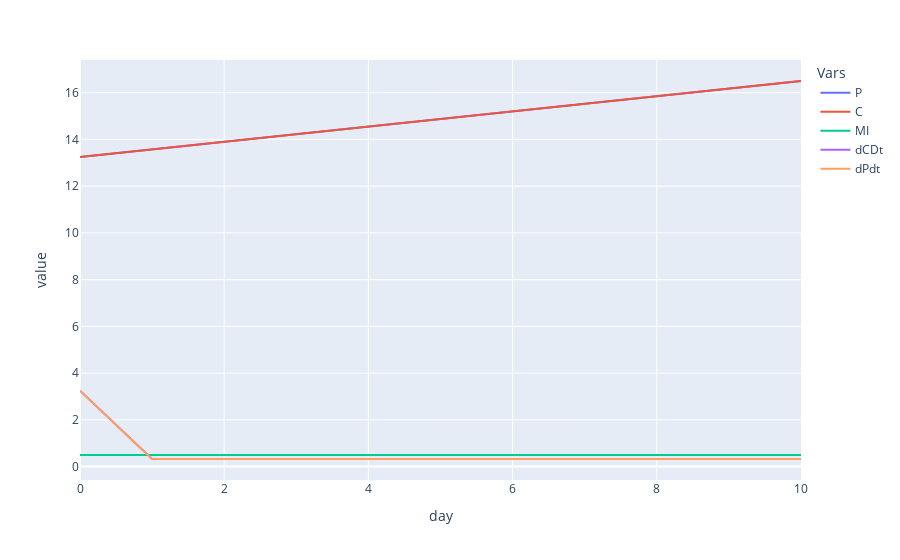

Notebook code for this chart:
### Code cell
fig = df.plot(labels=dict(index="day", variable="Vars"))
fig.show()

### Figure 1 — Plotly figure (JSON) as saved in the notebook; plotly's stock layout.template omitted (floating-point values rounded to 4 significant figures)
{"data": [{"hovertemplate": "Vars=P<br>day=%{x}<br>value=%{y}<extra></extra>", "legendgroup": "P", "line": {"color": "#636efa", "dash": "solid"}, "mode": "lines", "name": "P", "orientation": "v", "showlegend": true, "type": "scatter", "x": [0, 1, 2, 3, 4, 5, 6, 7, 8, 9, 10], "xaxis": "x", "y": [13.25, 13.57, 13.9, 14.22, 14.55, 14.87, 15.2, 15.52, 15.85, 16.17, 16.5], "yaxis": "y"}, {"hovertemplate": "Vars=C<br>day=%{x}<br>value=%{y}<extra></extra>", "legendgroup": "C", "line": {"color": "#EF553B", "dash": "solid"}, "mode": "lines", "name": "C", "orientation": "v", "showlegend": true, "type": "scatter", "x": [0, 1, 2, 3, 4, 5, 6, 7, 8, 9, 10], "xaxis": "x", "y": [13.25, 13.57, 13.9, 14.22, 14.55, 14.87, 15.2, 15.52, 15.85, 16.17, 16.5], "yaxis": "y"}, {"hovertemplate": "Vars=MI<br>day=%{x}<br>value=%{y}<extra></extra>", "legendgroup": "MI", "line": {"color": "#00cc96", "dash": "solid"}, "mode": "lines", "name": "MI", "orientation": "v", "showlegend": true, "type": "scatter", "x": [0, 1, 2, 3, 4, 5, 6, 7, 8, 9, 10], "xaxis": "x", "y": [0.5, 0.5, 0.5, 0.5, 0.5, 0.5, 0.5, 0.5, 0.5, 0.5, 0.5], "yaxis": "y"}, {"hovertemplate": "Vars=dCDt<br>day=%{x}<br>value=%{y}<extra></extra>", "legendgroup": "dCDt", "line": {"color": "#ab63fa", "dash": "solid"}, "mode": "lines", "name": "dCDt", "orientation": "v", "showlegend": true, "type": "scatter", "x": [0, 1, 2, 3, 4, 5, 6, 7, 8, 9, 10], "xaxis": "x", "y": [3.25, 0.325, 0.325, 0.325, 0.325, 0.325, 0.325, 0.325, 0.325, 0.325, 0.325], "yaxis": "y"}, {"hovertemplate": "Vars=dPdt<br>day=%{x}<br>value=%{y}<extra></extra>", "legendgroup": "dPdt", "line": {"color": "#FFA15A", "dash": "solid"}, "mode": "lines", "name": "dPdt", "orientation": "v", "showlegend": true, "type": "scatter", "x": [0, 1, 2, 3, 4, 5, 6, 7, 8, 9, 10], "xaxis": "x", "y": [3.25, 0.325, 0.325, 0.325, 0.325, 0.325, 0.325, 0.325, 0.325, 0.325, 0.325], "yaxis": "y"}], "layout": {"legend": {"title": {"text": "Vars"}, "tracegroupgap": 0}, "margin": {"t": 60}, "xaxis": {"anchor": "y", "domain": [0, 1], "title": {"text": "day"}}, "yaxis": {"anchor": "x", "domain": [0, 1], "title": {"text": "value"}}}}
